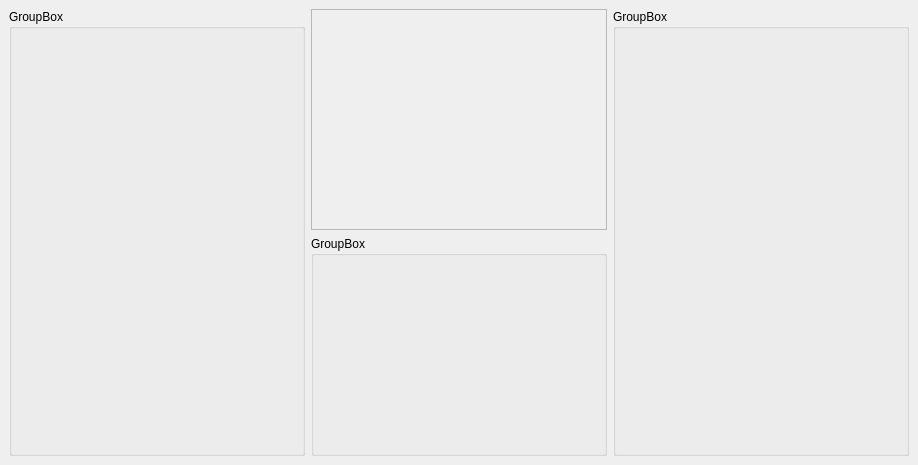
<?xml version="1.0" encoding="UTF-8"?>
<ui version="4.0">
 <class>StackedWidget</class>
 <widget class="QStackedWidget" name="StackedWidget">
  <property name="geometry">
   <rect>
    <x>0</x>
    <y>0</y>
    <width>918</width>
    <height>459</height>
   </rect>
  </property>
  <property name="windowTitle">
   <string>StackedWidget</string>
  </property>
  <property name="currentIndex">
   <number>1</number>
  </property>
  <widget class="QWidget" name="menuPage">
   <layout class="QGridLayout" name="gridLayout">
    <item row="0" column="1" rowspan="2" colspan="2">
     <layout class="QVBoxLayout" name="menuPageVerticalLayout">
      <item>
       <spacer name="topVerticalSpacer">
        <property name="orientation">
         <enum>Qt::Vertical</enum>
        </property>
        <property name="sizeType">
         <enum>QSizePolicy::Expanding</enum>
        </property>
        <property name="sizeHint" stdset="0">
         <size>
          <width>20</width>
          <height>40</height>
         </size>
        </property>
       </spacer>
      </item>
      <item>
       <widget class="QPushButton" name="connectPushBtn">
        <property name="minimumSize">
         <size>
          <width>100</width>
          <height>40</height>
         </size>
        </property>
        <property name="styleSheet">
         <string notr="true"/>
        </property>
        <property name="text">
         <string>Connect</string>
        </property>
       </widget>
      </item>
      <item>
       <widget class="QPushButton" name="trainingPushBtn">
        <property name="minimumSize">
         <size>
          <width>100</width>
          <height>40</height>
         </size>
        </property>
        <property name="text">
         <string>Training</string>
        </property>
       </widget>
      </item>
      <item>
       <widget class="QPushButton" name="settingsPushBtn">
        <property name="minimumSize">
         <size>
          <width>100</width>
          <height>40</height>
         </size>
        </property>
        <property name="text">
         <string>Settings</string>
        </property>
       </widget>
      </item>
      <item>
       <widget class="QPushButton" name="exitPushBtn">
        <property name="minimumSize">
         <size>
          <width>100</width>
          <height>40</height>
         </size>
        </property>
        <property name="text">
         <string>Exit</string>
        </property>
       </widget>
      </item>
      <item>
       <spacer name="bottomVerticalSpacer">
        <property name="orientation">
         <enum>Qt::Vertical</enum>
        </property>
        <property name="sizeType">
         <enum>QSizePolicy::Expanding</enum>
        </property>
        <property name="sizeHint" stdset="0">
         <size>
          <width>20</width>
          <height>40</height>
         </size>
        </property>
       </spacer>
      </item>
     </layout>
    </item>
    <item row="0" column="3">
     <spacer name="rightHorizontalSpacer">
      <property name="orientation">
       <enum>Qt::Horizontal</enum>
      </property>
      <property name="sizeHint" stdset="0">
       <size>
        <width>424</width>
        <height>20</height>
       </size>
      </property>
     </spacer>
    </item>
    <item row="0" column="0">
     <spacer name="leftHorizontalSpacer">
      <property name="orientation">
       <enum>Qt::Horizontal</enum>
      </property>
      <property name="sizeHint" stdset="0">
       <size>
        <width>424</width>
        <height>441</height>
       </size>
      </property>
     </spacer>
    </item>
   </layout>
  </widget>
  <widget class="QWidget" name="gamePage">
   <layout class="QGridLayout" name="gamePageaGridLayout">
    <item row="1" column="1">
     <widget class="QGroupBox" name="groupBox">
      <property name="title">
       <string>GroupBox</string>
      </property>
     </widget>
    </item>
    <item row="0" column="0" rowspan="2">
     <widget class="QGroupBox" name="groupBox_2">
      <property name="title">
       <string>GroupBox</string>
      </property>
     </widget>
    </item>
    <item row="0" column="2" rowspan="2">
     <widget class="QGroupBox" name="groupBox_3">
      <property name="title">
       <string>GroupBox</string>
      </property>
     </widget>
    </item>
    <item row="0" column="1">
     <widget class="QFrame" name="gameFrame">
      <property name="frameShape">
       <enum>QFrame::StyledPanel</enum>
      </property>
      <property name="frameShadow">
       <enum>QFrame::Raised</enum>
      </property>
     </widget>
    </item>
   </layout>
  </widget>
  <widget class="QWidget" name="settingsPage">
   <layout class="QVBoxLayout" name="settingsPageVerticalLayout">
    <item>
     <widget class="QTabWidget" name="tabWidget">
      <property name="currentIndex">
       <number>0</number>
      </property>
      <widget class="QWidget" name="gameTab">
       <attribute name="title">
        <string>Game</string>
       </attribute>
       <layout class="QGridLayout" name="gridLayout_2">
        <item row="4" column="3">
         <widget class="QPushButton" name="choosePlayerColorPushBtn">
          <property name="text">
           <string>Choose color</string>
          </property>
         </widget>
        </item>
        <item row="6" column="2">
         <widget class="QComboBox" name="playerShapeComboBox">
          <property name="currentText">
           <string/>
          </property>
          <property name="frame">
           <bool>true</bool>
          </property>
         </widget>
        </item>
        <item row="4" column="0">
         <widget class="QLabel" name="playerColorLabel">
          <property name="text">
           <string>Color</string>
          </property>
         </widget>
        </item>
        <item row="6" column="0">
         <widget class="QLabel" name="playerShapeLabel">
          <property name="text">
           <string>Shape</string>
          </property>
         </widget>
        </item>
        <item row="8" column="0">
         <widget class="Line" name="line_3">
          <property name="orientation">
           <enum>Qt::Horizontal</enum>
          </property>
         </widget>
        </item>
        <item row="13" column="1">
         <widget class="QPushButton" name="restoreGameSettingsPushBtn">
          <property name="text">
           <string>Restore</string>
          </property>
         </widget>
        </item>
        <item row="2" column="0">
         <widget class="QLabel" name="playerNameLabel">
          <property name="text">
           <string>Name</string>
          </property>
         </widget>
        </item>
        <item row="7" column="0">
         <widget class="QLabel" name="HUDSubMenuLabel">
          <property name="text">
           <string>HUD:</string>
          </property>
         </widget>
        </item>
        <item row="13" column="0">
         <widget class="QPushButton" name="acceptGameSettingsPushBtn">
          <property name="text">
           <string>Accept</string>
          </property>
         </widget>
        </item>
        <item row="13" column="4">
         <spacer name="horizontalSpacerCol_3">
          <property name="orientation">
           <enum>Qt::Horizontal</enum>
          </property>
          <property name="sizeHint" stdset="0">
           <size>
            <width>40</width>
            <height>20</height>
           </size>
          </property>
         </spacer>
        </item>
        <item row="13" column="2">
         <spacer name="horizontalSpacerCol_1">
          <property name="orientation">
           <enum>Qt::Horizontal</enum>
          </property>
          <property name="sizeHint" stdset="0">
           <size>
            <width>40</width>
            <height>20</height>
           </size>
          </property>
         </spacer>
        </item>
        <item row="10" column="0">
         <widget class="QLabel" name="hudSizeColorLabel">
          <property name="text">
           <string>Size</string>
          </property>
         </widget>
        </item>
        <item row="0" column="0">
         <widget class="QLabel" name="PlayerSubMenuLabel">
          <property name="text">
           <string>Player:</string>
          </property>
         </widget>
        </item>
        <item row="4" column="2">
         <widget class="QComboBox" name="playerColorComboBox">
          <property name="currentText">
           <string/>
          </property>
          <property name="frame">
           <bool>true</bool>
          </property>
         </widget>
        </item>
        <item row="1" column="0">
         <widget class="Line" name="line">
          <property name="orientation">
           <enum>Qt::Horizontal</enum>
          </property>
         </widget>
        </item>
        <item row="10" column="2">
         <widget class="QSlider" name="HUDSizeHorizontalSlider">
          <property name="orientation">
           <enum>Qt::Horizontal</enum>
          </property>
         </widget>
        </item>
        <item row="9" column="2">
         <widget class="QCheckBox" name="showHUDCheckBox">
          <property name="text">
           <string>on/off</string>
          </property>
         </widget>
        </item>
        <item row="11" column="2">
         <spacer name="verticalSpacer">
          <property name="orientation">
           <enum>Qt::Vertical</enum>
          </property>
          <property name="sizeHint" stdset="0">
           <size>
            <width>20</width>
            <height>40</height>
           </size>
          </property>
         </spacer>
        </item>
        <item row="13" column="3">
         <spacer name="horizontalSpacerCol_2">
          <property name="orientation">
           <enum>Qt::Horizontal</enum>
          </property>
          <property name="sizeHint" stdset="0">
           <size>
            <width>40</width>
            <height>20</height>
           </size>
          </property>
         </spacer>
        </item>
        <item row="9" column="0">
         <widget class="QLabel" name="enableHUDLabel">
          <property name="text">
           <string>Enable</string>
          </property>
         </widget>
        </item>
        <item row="2" column="2">
         <widget class="QLineEdit" name="playerNameLineEdit">
          <property name="text">
           <string>Player</string>
          </property>
         </widget>
        </item>
        <item row="5" column="0">
         <widget class="QLabel" name="playerTrackColorLabel">
          <property name="text">
           <string>Track color</string>
          </property>
         </widget>
        </item>
        <item row="5" column="2">
         <widget class="QComboBox" name="playerTrackColorComboBox">
          <property name="currentText">
           <string/>
          </property>
          <property name="frame">
           <bool>true</bool>
          </property>
         </widget>
        </item>
        <item row="5" column="3">
         <widget class="QPushButton" name="choosePlayerTrackColorPushBtn">
          <property name="text">
           <string>Choose color</string>
          </property>
         </widget>
        </item>
       </layout>
      </widget>
      <widget class="QWidget" name="networkTab">
       <attribute name="title">
        <string>Network</string>
       </attribute>
       <layout class="QGridLayout" name="gridLayout_4">
        <item row="8" column="4">
         <spacer name="hNetworkTablSpacerCol_3">
          <property name="orientation">
           <enum>Qt::Horizontal</enum>
          </property>
          <property name="sizeHint" stdset="0">
           <size>
            <width>198</width>
            <height>20</height>
           </size>
          </property>
         </spacer>
        </item>
        <item row="0" column="0">
         <widget class="QLabel" name="hostSubMenuLabel">
          <property name="text">
           <string>Host:</string>
          </property>
         </widget>
        </item>
        <item row="2" column="2">
         <widget class="QLineEdit" name="adressLEdit">
          <property name="text">
           <string>127.0.1.1:5000</string>
          </property>
         </widget>
        </item>
        <item row="8" column="1">
         <widget class="QPushButton" name="restoreNetworkSettingsPushBtn">
          <property name="text">
           <string>Restore</string>
          </property>
         </widget>
        </item>
        <item row="5" column="0">
         <widget class="QLabel" name="clientSubMenuLabel">
          <property name="text">
           <string>Client:</string>
          </property>
         </widget>
        </item>
        <item row="7" column="2">
         <spacer name="verticalSpacer_3">
          <property name="orientation">
           <enum>Qt::Vertical</enum>
          </property>
          <property name="sizeHint" stdset="0">
           <size>
            <width>20</width>
            <height>251</height>
           </size>
          </property>
         </spacer>
        </item>
        <item row="3" column="2">
         <widget class="QCheckBox" name="privateHostCheckBox">
          <property name="text">
           <string>on/off</string>
          </property>
         </widget>
        </item>
        <item row="2" column="0">
         <widget class="QLabel" name="adressLabel">
          <property name="text">
           <string>Adress</string>
          </property>
         </widget>
        </item>
        <item row="8" column="2">
         <spacer name="hSpacerNetworkTabCol_1">
          <property name="orientation">
           <enum>Qt::Horizontal</enum>
          </property>
          <property name="sizeHint" stdset="0">
           <size>
            <width>198</width>
            <height>20</height>
           </size>
          </property>
         </spacer>
        </item>
        <item row="8" column="3">
         <spacer name="hSpacerNetworkTabCol_2">
          <property name="orientation">
           <enum>Qt::Horizontal</enum>
          </property>
          <property name="sizeHint" stdset="0">
           <size>
            <width>198</width>
            <height>20</height>
           </size>
          </property>
         </spacer>
        </item>
        <item row="8" column="0">
         <widget class="QPushButton" name="acceptNetworkSettingsPushBtn">
          <property name="text">
           <string>Accept</string>
          </property>
         </widget>
        </item>
        <item row="6" column="0">
         <widget class="Line" name="line_4">
          <property name="orientation">
           <enum>Qt::Horizontal</enum>
          </property>
         </widget>
        </item>
        <item row="3" column="0">
         <widget class="QLabel" name="privateHostLabel">
          <property name="text">
           <string>Private</string>
          </property>
         </widget>
        </item>
        <item row="1" column="0">
         <widget class="Line" name="line_2">
          <property name="orientation">
           <enum>Qt::Horizontal</enum>
          </property>
         </widget>
        </item>
       </layout>
      </widget>
      <widget class="QWidget" name="profileTab">
       <attribute name="title">
        <string>Profile</string>
       </attribute>
       <layout class="QGridLayout" name="gridLayout_5">
        <item row="2" column="1">
         <spacer name="vSpacerProfileTab">
          <property name="orientation">
           <enum>Qt::Vertical</enum>
          </property>
          <property name="sizeHint" stdset="0">
           <size>
            <width>20</width>
            <height>349</height>
           </size>
          </property>
         </spacer>
        </item>
        <item row="0" column="0">
         <widget class="QLabel" name="statisticSubMenuLabel">
          <property name="text">
           <string>Statistic:</string>
          </property>
         </widget>
        </item>
        <item row="3" column="1">
         <spacer name="hSpacerProfileTab">
          <property name="orientation">
           <enum>Qt::Horizontal</enum>
          </property>
          <property name="sizeHint" stdset="0">
           <size>
            <width>726</width>
            <height>20</height>
           </size>
          </property>
         </spacer>
        </item>
        <item row="1" column="0">
         <widget class="Line" name="line_5">
          <property name="orientation">
           <enum>Qt::Horizontal</enum>
          </property>
         </widget>
        </item>
       </layout>
      </widget>
     </widget>
    </item>
   </layout>
  </widget>
 </widget>
 <resources/>
 <connections/>
</ui>
